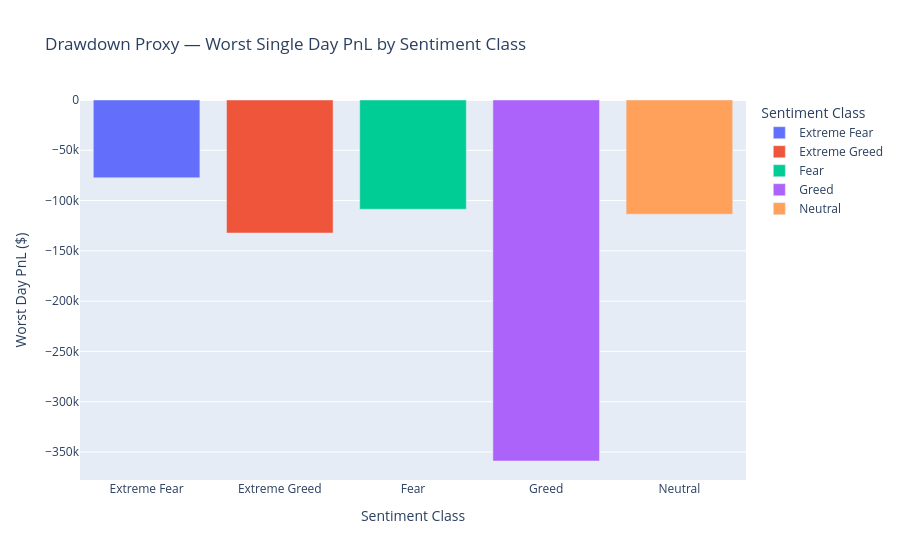

Notebook source saved alongside this figure:
### Markdown cell above
#### Fear Has Highest Mean PnL But Lowest Median - Driven by Rare Outlier Days

- Fear regime has the **highest mean PnL** ($5,329) but the **lowest median** ($108) - a few massive winning days skew the average up; the typical Fear day is modest
- Extreme Greed has the **highest median PnL** ($418) - the most *consistently* profitable regime day-to-day
- Greed regime has the **lowest mean PnL** ($3,318) AND the **worst single-day drawdown** (-$358,963) - worst of both worlds
- Extreme Fear shows **very wide whiskers** - outcomes are highly heterogeneous (big winners AND big losers on the same regime)

> **Action:** Don't chase Fear days expecting consistent profits - the mean is inflated by outliers.
> Set strict daily loss limits in Greed (worst drawdown). For consistent returns, Extreme Greed days
> are actually the most stable.

### Code cell
temp = df.groupby('sentiment_class')['daily_pnl'].min().reset_index()
temp.columns = ['sentiment_class', 'worst_day_pnl']

fig = px.bar(
    temp,
    x='sentiment_class',
    y='worst_day_pnl',
    title='Drawdown Proxy — Worst Single Day PnL by Sentiment Class',
    labels={'sentiment_class': 'Sentiment Class', 'worst_day_pnl': 'Worst Day PnL ($)'},
    color='sentiment_class',
)
fig.show()

### Figure 1 — Plotly figure (JSON) as saved in the notebook; plotly's stock layout.template omitted (floating-point values rounded to 4 significant figures)
{"data": [{"hovertemplate": "Sentiment Class=%{x}<br>Worst Day PnL ($)=%{y}<extra></extra>", "legendgroup": "Extreme Fear", "marker": {"color": "#636efa", "pattern": {"shape": ""}}, "name": "Extreme Fear", "orientation": "v", "showlegend": true, "textposition": "auto", "type": "bar", "x": ["Extreme Fear"], "xaxis": "x", "y": [-77310.0], "yaxis": "y"}, {"hovertemplate": "Sentiment Class=%{x}<br>Worst Day PnL ($)=%{y}<extra></extra>", "legendgroup": "Extreme Greed", "marker": {"color": "#EF553B", "pattern": {"shape": ""}}, "name": "Extreme Greed", "orientation": "v", "showlegend": true, "textposition": "auto", "type": "bar", "x": ["Extreme Greed"], "xaxis": "x", "y": [-132300.0], "yaxis": "y"}, {"hovertemplate": "Sentiment Class=%{x}<br>Worst Day PnL ($)=%{y}<extra></extra>", "legendgroup": "Fear", "marker": {"color": "#00cc96", "pattern": {"shape": ""}}, "name": "Fear", "orientation": "v", "showlegend": true, "textposition": "auto", "type": "bar", "x": ["Fear"], "xaxis": "x", "y": [-108600.0], "yaxis": "y"}, {"hovertemplate": "Sentiment Class=%{x}<br>Worst Day PnL ($)=%{y}<extra></extra>", "legendgroup": "Greed", "marker": {"color": "#ab63fa", "pattern": {"shape": ""}}, "name": "Greed", "orientation": "v", "showlegend": true, "textposition": "auto", "type": "bar", "x": ["Greed"], "xaxis": "x", "y": [-359000.0], "yaxis": "y"}, {"hovertemplate": "Sentiment Class=%{x}<br>Worst Day PnL ($)=%{y}<extra></extra>", "legendgroup": "Neutral", "marker": {"color": "#FFA15A", "pattern": {"shape": ""}}, "name": "Neutral", "orientation": "v", "showlegend": true, "textposition": "auto", "type": "bar", "x": ["Neutral"], "xaxis": "x", "y": [-113600.0], "yaxis": "y"}], "layout": {"barmode": "relative", "legend": {"title": {"text": "Sentiment Class"}, "tracegroupgap": 0}, "title": {"text": "Drawdown Proxy — Worst Single Day PnL by Sentiment Class"}, "xaxis": {"anchor": "y", "categoryarray": ["Extreme Fear", "Extreme Greed", "Fear", "Greed", "Neutral"], "categoryorder": "array", "domain": [0, 1], "title": {"text": "Sentiment Class"}}, "yaxis": {"anchor": "x", "domain": [0, 1], "title": {"text": "Worst Day PnL ($)"}}}}
